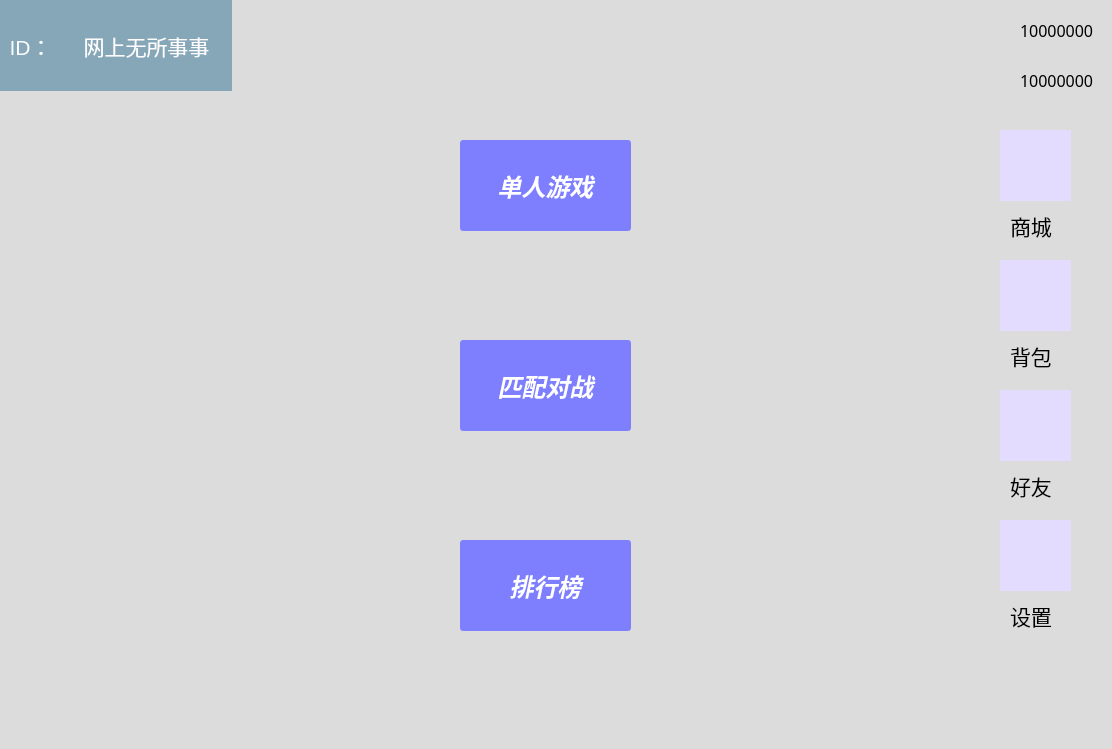
<?xml version="1.0" encoding="UTF-8"?>
<ui version="4.0">
 <class>Dialog</class>
 <widget class="QDialog" name="Dialog">
  <property name="geometry">
   <rect>
    <x>0</x>
    <y>0</y>
    <width>1112</width>
    <height>749</height>
   </rect>
  </property>
  <property name="windowTitle">
   <string>扫雷游戏大厅</string>
  </property>
  <property name="styleSheet">
   <string notr="true">#Dialog{background-color: gainsboro;
border-image: url(D:/icon/back.jpg);}</string>
  </property>
  <widget class="QPushButton" name="ID_button">
   <property name="geometry">
    <rect>
     <x>61</x>
     <y>0</y>
     <width>171</width>
     <height>91</height>
    </rect>
   </property>
   <property name="font">
    <font>
     <pointsize>16</pointsize>
    </font>
   </property>
   <property name="styleSheet">
    <string notr="true">QPushButton { color: rgba(255, 255, 255, 250);background-color: rgba(0,85,127,100);;border:none }</string>
   </property>
   <property name="text">
    <string>网上无所事事</string>
   </property>
   <property name="flat">
    <bool>false</bool>
   </property>
  </widget>
  <widget class="QPushButton" name="signle_game_button">
   <property name="geometry">
    <rect>
     <x>460</x>
     <y>140</y>
     <width>171</width>
     <height>91</height>
    </rect>
   </property>
   <property name="font">
    <font>
     <family>幼圆</family>
     <pointsize>18</pointsize>
     <weight>75</weight>
     <italic>true</italic>
     <bold>true</bold>
     <underline>false</underline>
     <strikeout>false</strikeout>
     <kerning>true</kerning>
    </font>
   </property>
   <property name="mouseTracking">
    <bool>false</bool>
   </property>
   <property name="tabletTracking">
    <bool>false</bool>
   </property>
   <property name="styleSheet">
    <string notr="true">QPushButton { background-color: rgb(125, 127, 255); border-radius: 3px; color: rgb(255, 255, 255); } QPushButton:hover { background-color: rgb(255, 11, 84); }</string>
   </property>
   <property name="text">
    <string>单人游戏</string>
   </property>
   <property name="iconSize">
    <size>
     <width>171</width>
     <height>91</height>
    </size>
   </property>
   <property name="flat">
    <bool>false</bool>
   </property>
  </widget>
  <widget class="QPushButton" name="battle_button">
   <property name="geometry">
    <rect>
     <x>460</x>
     <y>340</y>
     <width>171</width>
     <height>91</height>
    </rect>
   </property>
   <property name="font">
    <font>
     <family>幼圆</family>
     <pointsize>18</pointsize>
     <weight>75</weight>
     <italic>true</italic>
     <bold>true</bold>
     <strikeout>false</strikeout>
    </font>
   </property>
   <property name="styleSheet">
    <string notr="true">QPushButton { background-color: rgb(125, 127, 255); border-radius: 3px; color: rgb(255, 255, 255); } QPushButton:hover { background-color: rgb(255, 11, 84); }</string>
   </property>
   <property name="text">
    <string>匹配对战</string>
   </property>
  </widget>
  <widget class="QPushButton" name="list_button">
   <property name="geometry">
    <rect>
     <x>460</x>
     <y>540</y>
     <width>171</width>
     <height>91</height>
    </rect>
   </property>
   <property name="font">
    <font>
     <family>幼圆</family>
     <pointsize>18</pointsize>
     <weight>75</weight>
     <italic>true</italic>
     <bold>true</bold>
     <strikeout>false</strikeout>
    </font>
   </property>
   <property name="styleSheet">
    <string notr="true">QPushButton { background-color: rgb(125, 127, 255); border-radius: 3px; color: rgb(255, 255, 255); } QPushButton:hover { background-color: rgb(255, 11, 84); }</string>
   </property>
   <property name="text">
    <string>排行榜</string>
   </property>
  </widget>
  <widget class="QPushButton" name="shop_button">
   <property name="geometry">
    <rect>
     <x>1000</x>
     <y>130</y>
     <width>71</width>
     <height>71</height>
    </rect>
   </property>
   <property name="styleSheet">
    <string notr="true">
background-color: rgb(227, 220, 255);
border:none</string>
   </property>
   <property name="icon">
    <iconset>
     <normaloff>D:/icon/道具商店.png</normaloff>D:/icon/道具商店.png</iconset>
   </property>
   <property name="iconSize">
    <size>
     <width>64</width>
     <height>64</height>
    </size>
   </property>
   <property name="flat">
    <bool>true</bool>
   </property>
  </widget>
  <widget class="QPushButton" name="bag_button">
   <property name="geometry">
    <rect>
     <x>1000</x>
     <y>260</y>
     <width>71</width>
     <height>71</height>
    </rect>
   </property>
   <property name="styleSheet">
    <string notr="true">
background-color: rgb(227, 220, 255);
border:none</string>
   </property>
   <property name="icon">
    <iconset>
     <normaloff>D:/icon/背包.png</normaloff>D:/icon/背包.png</iconset>
   </property>
   <property name="iconSize">
    <size>
     <width>64</width>
     <height>64</height>
    </size>
   </property>
   <property name="flat">
    <bool>true</bool>
   </property>
  </widget>
  <widget class="QPushButton" name="friend_button">
   <property name="geometry">
    <rect>
     <x>1000</x>
     <y>390</y>
     <width>71</width>
     <height>71</height>
    </rect>
   </property>
   <property name="styleSheet">
    <string notr="true">
background-color: rgb(227, 220, 255);
border:none</string>
   </property>
   <property name="icon">
    <iconset>
     <normaloff>icon/好友.png</normaloff>icon/好友.png</iconset>
   </property>
   <property name="iconSize">
    <size>
     <width>76</width>
     <height>76</height>
    </size>
   </property>
   <property name="flat">
    <bool>true</bool>
   </property>
  </widget>
  <widget class="QLabel" name="shop_label">
   <property name="geometry">
    <rect>
     <x>1010</x>
     <y>210</y>
     <width>61</width>
     <height>31</height>
    </rect>
   </property>
   <property name="font">
    <font>
     <family>幼圆</family>
     <pointsize>16</pointsize>
    </font>
   </property>
   <property name="text">
    <string>商城</string>
   </property>
  </widget>
  <widget class="QLabel" name="bag_label">
   <property name="geometry">
    <rect>
     <x>1010</x>
     <y>340</y>
     <width>61</width>
     <height>31</height>
    </rect>
   </property>
   <property name="font">
    <font>
     <family>幼圆</family>
     <pointsize>16</pointsize>
    </font>
   </property>
   <property name="text">
    <string>背包</string>
   </property>
  </widget>
  <widget class="QLabel" name="friend_label">
   <property name="geometry">
    <rect>
     <x>1010</x>
     <y>470</y>
     <width>61</width>
     <height>31</height>
    </rect>
   </property>
   <property name="font">
    <font>
     <family>幼圆</family>
     <pointsize>16</pointsize>
    </font>
   </property>
   <property name="text">
    <string>好友</string>
   </property>
  </widget>
  <widget class="QLabel" name="point_label">
   <property name="enabled">
    <bool>true</bool>
   </property>
   <property name="geometry">
    <rect>
     <x>980</x>
     <y>10</y>
     <width>39</width>
     <height>36</height>
    </rect>
   </property>
   <property name="text">
    <string/>
   </property>
   <property name="pixmap">
    <pixmap>D:/icon/积分 (1).png</pixmap>
   </property>
  </widget>
  <widget class="QLabel" name="gold_label">
   <property name="enabled">
    <bool>true</bool>
   </property>
   <property name="geometry">
    <rect>
     <x>980</x>
     <y>40</y>
     <width>61</width>
     <height>81</height>
    </rect>
   </property>
   <property name="text">
    <string/>
   </property>
   <property name="pixmap">
    <pixmap>D:/icon/金 币 (1).png</pixmap>
   </property>
  </widget>
  <widget class="QLabel" name="point_num_label">
   <property name="enabled">
    <bool>true</bool>
   </property>
   <property name="geometry">
    <rect>
     <x>1020</x>
     <y>10</y>
     <width>91</width>
     <height>41</height>
    </rect>
   </property>
   <property name="font">
    <font>
     <family>幼圆</family>
     <pointsize>12</pointsize>
    </font>
   </property>
   <property name="text">
    <string>10000000</string>
   </property>
  </widget>
  <widget class="QLabel" name="gold_num_label">
   <property name="enabled">
    <bool>true</bool>
   </property>
   <property name="geometry">
    <rect>
     <x>1020</x>
     <y>40</y>
     <width>121</width>
     <height>81</height>
    </rect>
   </property>
   <property name="font">
    <font>
     <family>幼圆</family>
     <pointsize>12</pointsize>
    </font>
   </property>
   <property name="text">
    <string>10000000</string>
   </property>
  </widget>
  <widget class="QPushButton" name="pushButton_8">
   <property name="geometry">
    <rect>
     <x>0</x>
     <y>0</y>
     <width>61</width>
     <height>91</height>
    </rect>
   </property>
   <property name="font">
    <font>
     <pointsize>16</pointsize>
    </font>
   </property>
   <property name="styleSheet">
    <string notr="true">QPushButton { color: rgba(255, 255, 255, 250);background-color: rgba(0,85,127,100);;border:none }</string>
   </property>
   <property name="text">
    <string>ID：</string>
   </property>
   <property name="flat">
    <bool>false</bool>
   </property>
  </widget>
  <widget class="QLabel" name="setting_label">
   <property name="geometry">
    <rect>
     <x>1010</x>
     <y>600</y>
     <width>61</width>
     <height>31</height>
    </rect>
   </property>
   <property name="font">
    <font>
     <family>幼圆</family>
     <pointsize>16</pointsize>
    </font>
   </property>
   <property name="text">
    <string>设置</string>
   </property>
  </widget>
  <widget class="QPushButton" name="setting_button">
   <property name="geometry">
    <rect>
     <x>1000</x>
     <y>520</y>
     <width>71</width>
     <height>71</height>
    </rect>
   </property>
   <property name="styleSheet">
    <string notr="true">
background-color: rgb(227, 220, 255);
border:none</string>
   </property>
   <property name="icon">
    <iconset>
     <normaloff>D:/icon/设 置 (1).png</normaloff>D:/icon/设 置 (1).png</iconset>
   </property>
   <property name="iconSize">
    <size>
     <width>76</width>
     <height>76</height>
    </size>
   </property>
   <property name="flat">
    <bool>true</bool>
   </property>
  </widget>
 </widget>
 <resources/>
 <connections/>
</ui>
